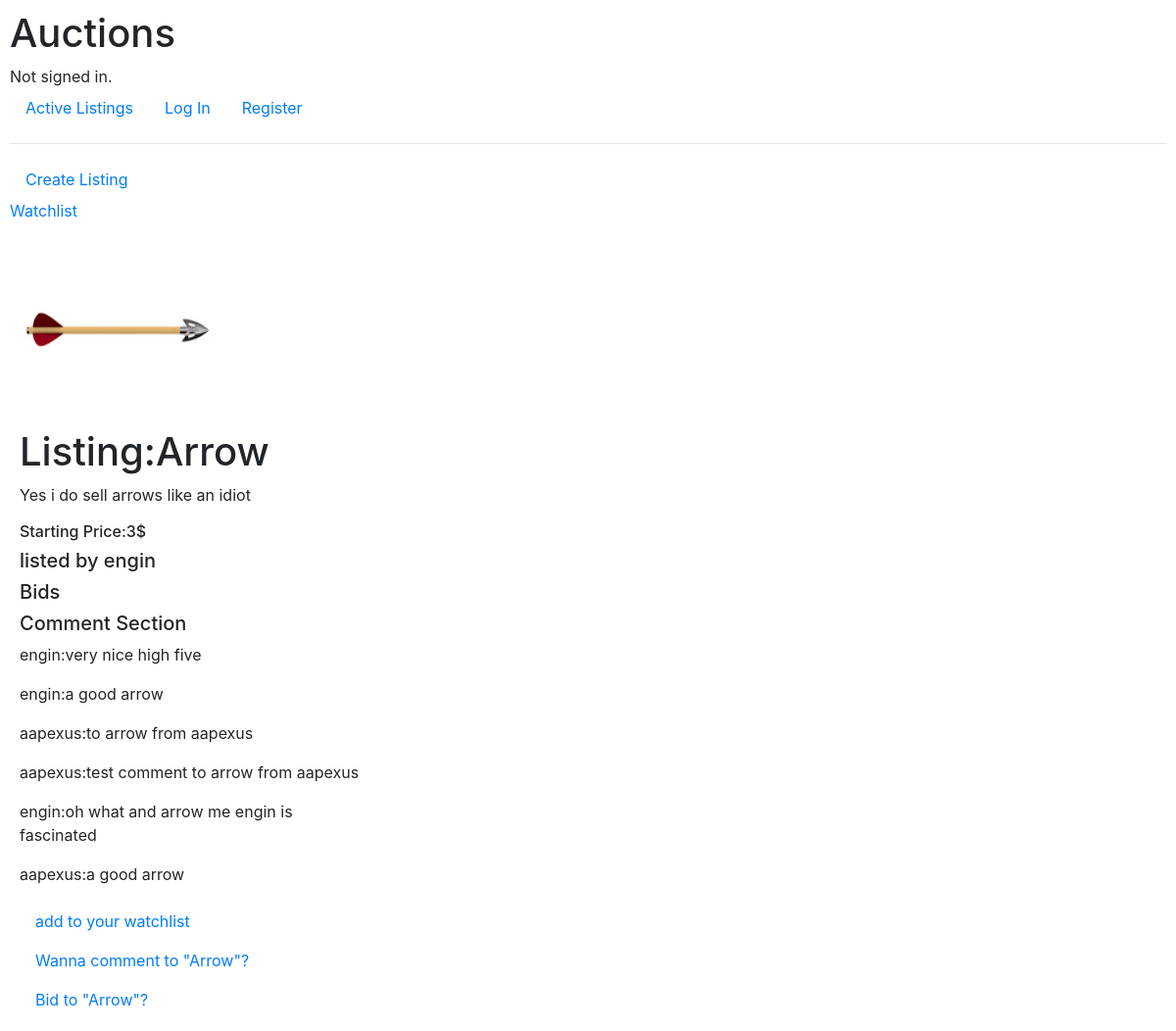
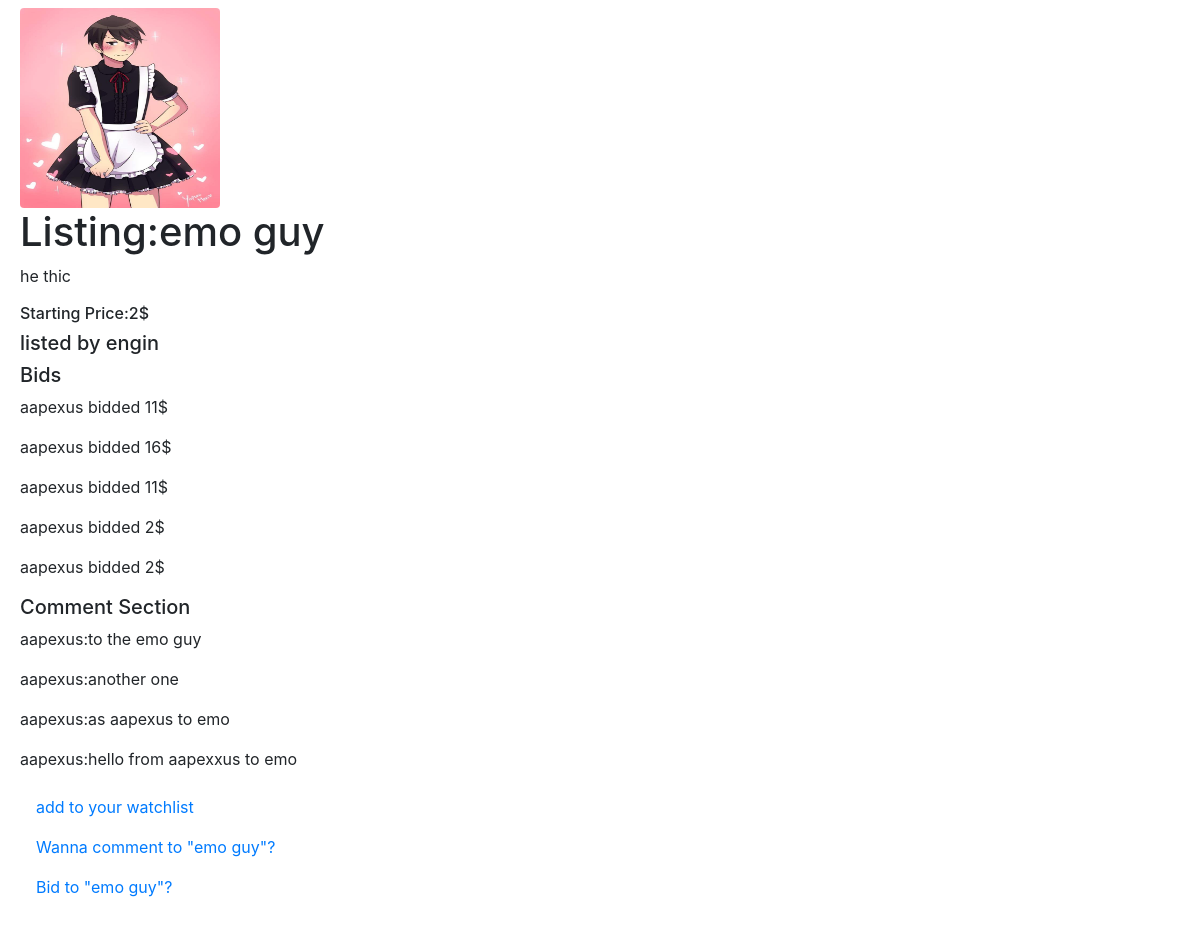
Before: / with the older database file (2 pictures, top to bottom).
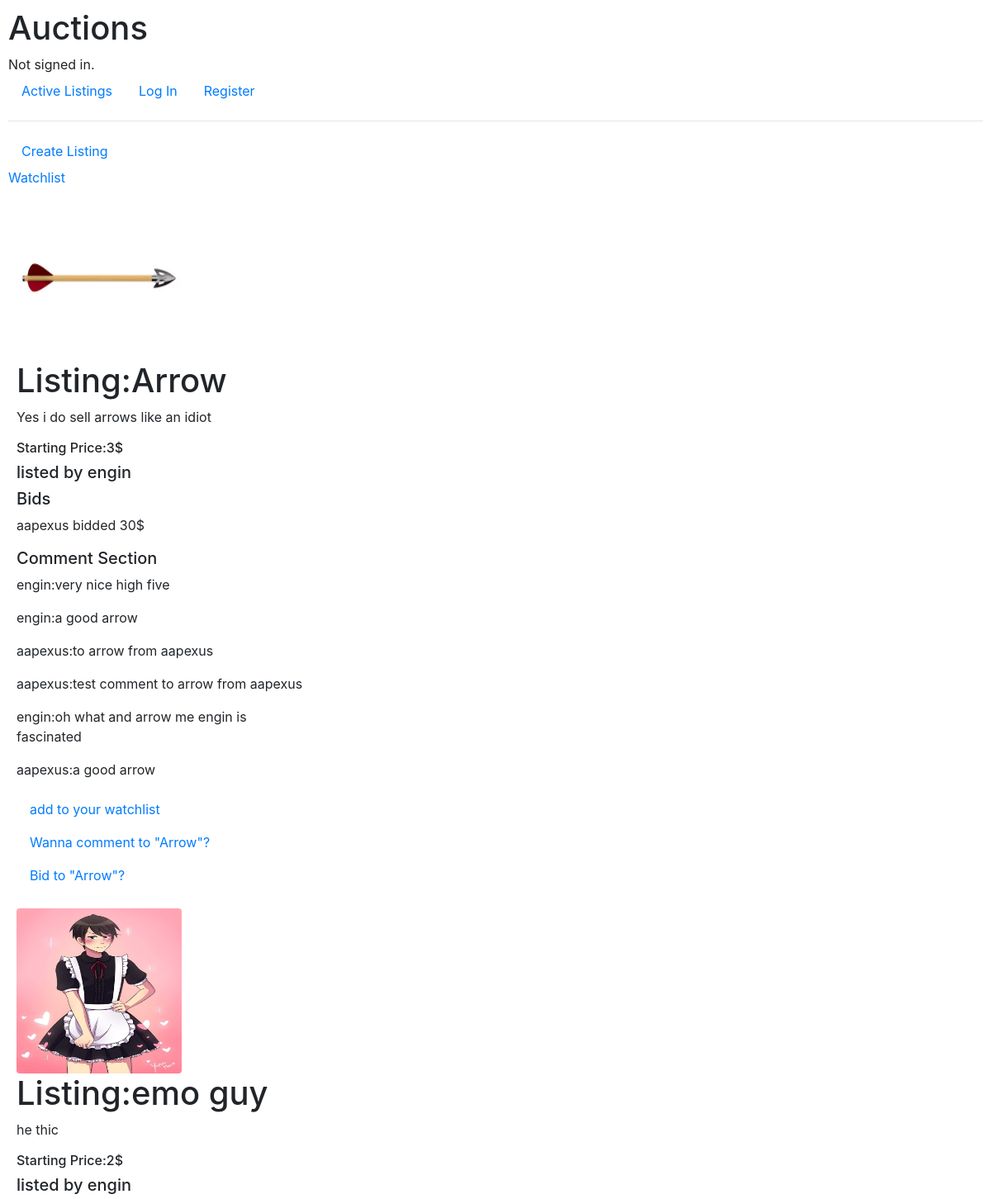
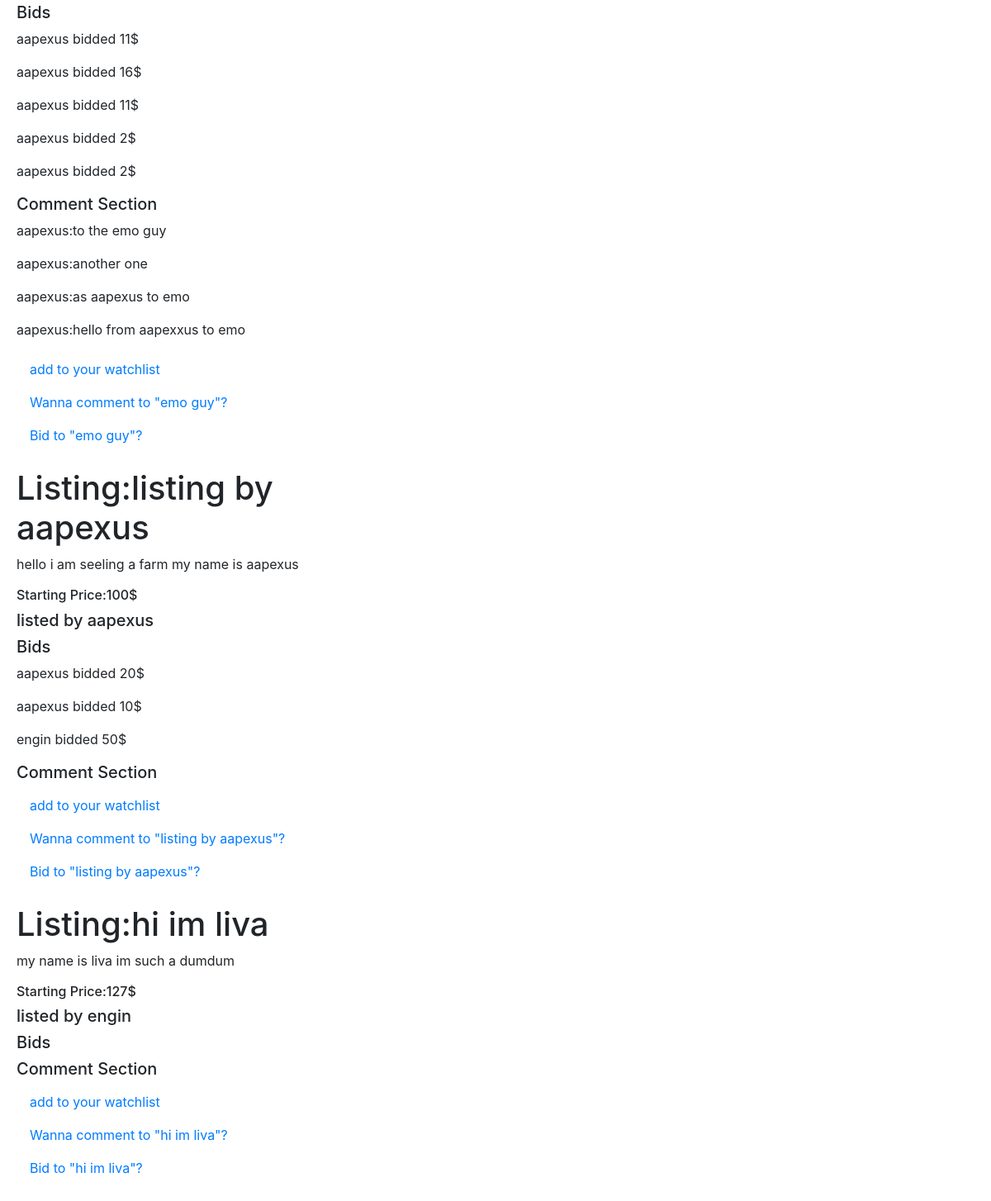
After: the same page with the newer database file (2 pictures, top to bottom).
### auctions/models.py (models this page shows, shortened)
class Auctions(models.Model):
    title = models.CharField(max_length=100)
    description = models.TextField()
    first_date = models.DateTimeField(auto_now=True)
    category = models.CharField(max_length=100,default='No category',null=True,blank=True)
    starting_price = models.IntegerField()
    image = models.ImageField(upload_to='uploads/', null=True, blank=True)
    user = models.ForeignKey(User, on_delete=models.CASCADE)

class User(AbstractUser):
    pass

class Comment(models.Model):
    user = models.ForeignKey(User, on_delete=models.CASCADE)
    auction = models.ForeignKey(Auctions, on_delete=models.CASCADE,related_name='comments', null=True, blank=True)
    comment_text = models.CharField(max_length=100)

class Bid(models.Model):
    user = models.ForeignKey(User, on_delete=models.CASCADE)
    auction = models.ForeignKey(Auctions, on_delete=models.CASCADE,related_name='bids', null=True, blank=True)
    bid_amount = models.PositiveIntegerField(default=None)

### auctions/views.py (the view)
# urls.py: path("", views.index, name="index"),
def index(request):
    display = Auctions.objects.all()
    return render(request, "auctions/index.html",context={
        'display': display,
        })

### auctions/templates/auctions/index.html (shortened to what this page needs)
{% extends "auctions/layout.html" %}
{% block body %}
    <a class="nav-link" href="{% url 'make_listing' %}">Create Listing</a>
    <a href="{% url 'watchlist' %}">Watchlist</a>
    {% for i in display %}
    <div class="row">
    <div class="col-lg-4">
    <div class="box-element product">
    <div>
    {% if i.image %}
    <img class="rounded" src="media/{{ i.image }}" width="200" height="200">
    {% endif %}
    </div>
    <h1>Listing:{{ i.title }}</h1>
    <p>{{ i.description }}</p>
    <h6>Starting Price:{{ i.starting_price }}$</h6>
    <h5>listed by {{ i.user }}</h5>
    <h5>Bids</h5>
    {% for bid in i.bids.all %}
    {% if bid == None %}
    <h6>No bids</h6>
    {% else %}
    <p>{{ bid.user }} bidded {{ bid.bid_amount }}$</p>
    {% endif %}
    {% endfor %}
    <h5>Comment Section</h5>
    {% for comment in i.comments.all %}
    <div>{% if comment != Null %}
    <p>{{ comment.user }}:{{ comment.comment_text }}</p>
    {% else %}
    <h6>No comments been made</h6>
    {% endif %}
    </div>
    {% endfor %}
    <a class="nav-link" href="{% url 'add_watchlist' pk=i.pk %}">add to your watchlist</a>
    <a class="nav-link" href="{% url 'comment' pk=i.pk %}">Wanna comment to "{{ i.title }}"?</a>
    <a class="nav-link" href="{% url 'bidding' pk=i.pk %}">Bid to "{{ i.title }}"?</a>
    </div>
    </div>
    </div>
    {% endfor %}
{% endblock %}

### auctions/templates/auctions/layout.html (shortened to what this page needs)
{% load static %}
<!DOCTYPE html>
<html lang="en">
    <head>
        <link rel="stylesheet" href="https://stackpath.bootstrapcdn.com/bootstrap/4.4.1/css/bootstrap.min.css">
        <link href="{% static 'auctions/styles.css' %}" rel="stylesheet">
    </head>
    <body>
        <h1>Auctions</h1>
        <div>
            {% if user.is_authenticated %}
                Signed in as <strong>{{ user.username }}</strong>.
            {% else %}
                Not signed in.
            {% endif %}
        </div>
        <ul class="nav">
            <li class="nav-item">
                <a class="nav-link" href="{% url 'index' %}">Active Listings</a>
            </li>
            {% if user.is_authenticated %}
                <li class="nav-item">
                    <a class="nav-link" href="{% url 'logout' %}">Log Out</a>
                </li>
            {% else %}
                <li class="nav-item">
                    <a class="nav-link" href="{% url 'login' %}">Log In</a>
                </li>
                <li class="nav-item">
                    <a class="nav-link" href="{% url 'register' %}">Register</a>
                </li>
            {% endif %}
        </ul>
        <hr>
        {% block body %}
        {% endblock %}
    </body>
</html>

### auctions/static/auctions/styles.css (style rules this page uses)
body { padding: 10px; }

### auctions/templates/auctions/index.html (style rules this page uses)
.box-element { background-color: #fff; border-radius: 4px; padding: 10px; }
.product { border-radius: 0px 0px 4px 4px; }

Changed rows visible on the page:
added Bid: user "aapexus", bid_amount "30", shown under Auctions "Arrow"
added Auctions: title "listing by aapexus", description "hello i am seeling a farm my name is aapexus", starting_price "100", user "aapexus"
added Bid: user "aapexus", bid_amount "20", shown under "listing by aapexus"
added Bid: user "aapexus", bid_amount "10", shown under "listing by aapexus"
added Bid: user "engin", bid_amount "50", shown under "listing by aapexus"
added Auctions: title "hi im liva", description "my name is liva im such a dumdum", starting_price "127", user "engin"
